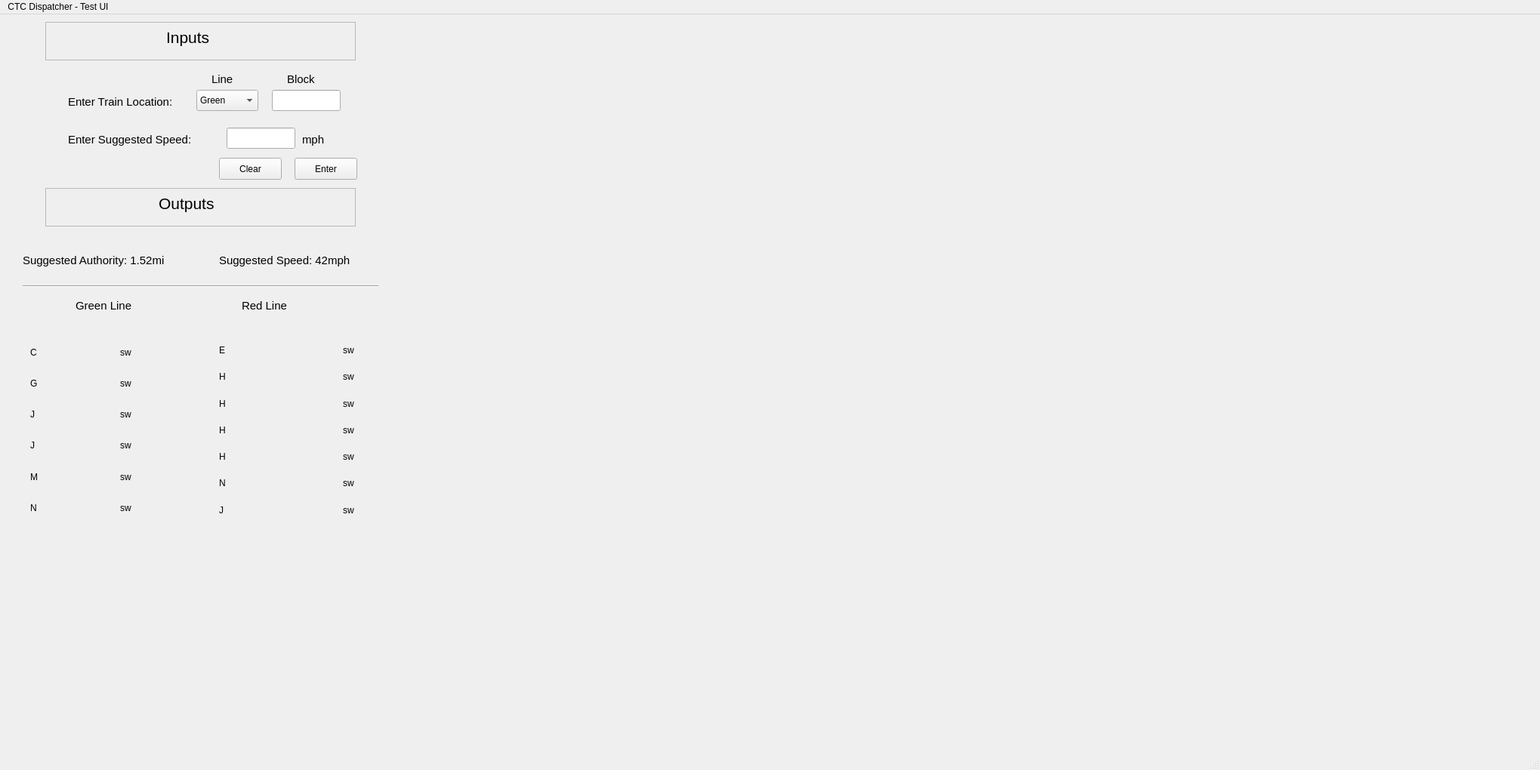
<?xml version="1.0" encoding="UTF-8"?>
<ui version="4.0">
 <class>MainWindow</class>
 <widget class="QMainWindow" name="MainWindow">
  <property name="geometry">
   <rect>
    <x>0</x>
    <y>0</y>
    <width>2039</width>
    <height>1020</height>
   </rect>
  </property>
  <property name="windowTitle">
   <string>MainWindow</string>
  </property>
  <property name="autoFillBackground">
   <bool>true</bool>
  </property>
  <widget class="QWidget" name="centralwidget">
   <widget class="QLabel" name="InputLocation">
    <property name="geometry">
     <rect>
      <x>90</x>
      <y>100</y>
      <width>161</width>
      <height>31</height>
     </rect>
    </property>
    <property name="font">
     <font>
      <pointsize>11</pointsize>
     </font>
    </property>
    <property name="text">
     <string>Enter Train Location:</string>
    </property>
   </widget>
   <widget class="QLineEdit" name="EnterLocation">
    <property name="geometry">
     <rect>
      <x>360</x>
      <y>100</y>
      <width>91</width>
      <height>28</height>
     </rect>
    </property>
   </widget>
   <widget class="QLineEdit" name="EnterSpeed">
    <property name="geometry">
     <rect>
      <x>300</x>
      <y>150</y>
      <width>91</width>
      <height>28</height>
     </rect>
    </property>
    <property name="text">
     <string/>
    </property>
   </widget>
   <widget class="QLabel" name="InputSpeed">
    <property name="geometry">
     <rect>
      <x>90</x>
      <y>150</y>
      <width>201</width>
      <height>31</height>
     </rect>
    </property>
    <property name="font">
     <font>
      <pointsize>11</pointsize>
     </font>
    </property>
    <property name="text">
     <string>Enter Suggested Speed:</string>
    </property>
   </widget>
   <widget class="QLabel" name="mph">
    <property name="geometry">
     <rect>
      <x>400</x>
      <y>150</y>
      <width>51</width>
      <height>31</height>
     </rect>
    </property>
    <property name="font">
     <font>
      <pointsize>11</pointsize>
     </font>
    </property>
    <property name="text">
     <string>mph</string>
    </property>
   </widget>
   <widget class="QFrame" name="InputsBox">
    <property name="geometry">
     <rect>
      <x>60</x>
      <y>10</y>
      <width>411</width>
      <height>51</height>
     </rect>
    </property>
    <property name="autoFillBackground">
     <bool>true</bool>
    </property>
    <property name="frameShape">
     <enum>QFrame::StyledPanel</enum>
    </property>
    <property name="frameShadow">
     <enum>QFrame::Raised</enum>
    </property>
    <widget class="QLabel" name="Inputs">
     <property name="geometry">
      <rect>
       <x>160</x>
       <y>0</y>
       <width>81</width>
       <height>41</height>
      </rect>
     </property>
     <property name="font">
      <font>
       <pointsize>16</pointsize>
      </font>
     </property>
     <property name="text">
      <string>Inputs</string>
     </property>
    </widget>
   </widget>
   <widget class="QFrame" name="OutputsBox_18">
    <property name="geometry">
     <rect>
      <x>60</x>
      <y>230</y>
      <width>411</width>
      <height>51</height>
     </rect>
    </property>
    <property name="autoFillBackground">
     <bool>true</bool>
    </property>
    <property name="frameShape">
     <enum>QFrame::StyledPanel</enum>
    </property>
    <property name="frameShadow">
     <enum>QFrame::Raised</enum>
    </property>
    <widget class="QLabel" name="Outputs_2">
     <property name="geometry">
      <rect>
       <x>150</x>
       <y>0</y>
       <width>101</width>
       <height>41</height>
      </rect>
     </property>
     <property name="font">
      <font>
       <pointsize>16</pointsize>
      </font>
     </property>
     <property name="text">
      <string>Outputs</string>
     </property>
    </widget>
   </widget>
   <widget class="QLabel" name="SuggAuth_2">
    <property name="geometry">
     <rect>
      <x>30</x>
      <y>310</y>
      <width>241</width>
      <height>31</height>
     </rect>
    </property>
    <property name="font">
     <font>
      <pointsize>11</pointsize>
     </font>
    </property>
    <property name="text">
     <string>Suggested Authority: 1.52mi</string>
    </property>
   </widget>
   <widget class="QLabel" name="SuggSpeed_2">
    <property name="geometry">
     <rect>
      <x>290</x>
      <y>310</y>
      <width>221</width>
      <height>31</height>
     </rect>
    </property>
    <property name="font">
     <font>
      <pointsize>11</pointsize>
     </font>
    </property>
    <property name="text">
     <string>Suggested Speed: 42mph</string>
    </property>
   </widget>
   <widget class="Line" name="line_3">
    <property name="geometry">
     <rect>
      <x>30</x>
      <y>350</y>
      <width>471</width>
      <height>21</height>
     </rect>
    </property>
    <property name="orientation">
     <enum>Qt::Horizontal</enum>
    </property>
   </widget>
   <widget class="QLabel" name="GreenLine_2">
    <property name="geometry">
     <rect>
      <x>100</x>
      <y>370</y>
      <width>91</width>
      <height>31</height>
     </rect>
    </property>
    <property name="font">
     <font>
      <pointsize>11</pointsize>
     </font>
    </property>
    <property name="text">
     <string>Green Line</string>
    </property>
   </widget>
   <widget class="QLabel" name="RedLine_2">
    <property name="geometry">
     <rect>
      <x>320</x>
      <y>370</y>
      <width>81</width>
      <height>31</height>
     </rect>
    </property>
    <property name="font">
     <font>
      <pointsize>11</pointsize>
     </font>
    </property>
    <property name="text">
     <string>Red Line</string>
    </property>
   </widget>
   <widget class="QWidget" name="gridLayoutWidget">
    <property name="geometry">
     <rect>
      <x>40</x>
      <y>430</y>
      <width>231</width>
      <height>241</height>
     </rect>
    </property>
    <layout class="QGridLayout" name="gridLayout">
     <item row="3" column="0">
      <widget class="QLabel" name="label_4">
       <property name="text">
        <string>J</string>
       </property>
      </widget>
     </item>
     <item row="2" column="1">
      <widget class="QLabel" name="label_7">
       <property name="text">
        <string>sw</string>
       </property>
      </widget>
     </item>
     <item row="5" column="0">
      <widget class="QLabel" name="label_3">
       <property name="text">
        <string>N</string>
       </property>
      </widget>
     </item>
     <item row="4" column="0">
      <widget class="QLabel" name="label_2">
       <property name="text">
        <string>M</string>
       </property>
      </widget>
     </item>
     <item row="2" column="0">
      <widget class="QLabel" name="label_5">
       <property name="text">
        <string>J</string>
       </property>
      </widget>
     </item>
     <item row="0" column="0">
      <widget class="QLabel" name="label">
       <property name="text">
        <string>C</string>
       </property>
      </widget>
     </item>
     <item row="1" column="0">
      <widget class="QLabel" name="label_6">
       <property name="text">
        <string>G</string>
       </property>
      </widget>
     </item>
     <item row="0" column="1">
      <widget class="QLabel" name="label_14">
       <property name="text">
        <string>sw</string>
       </property>
      </widget>
     </item>
     <item row="1" column="1">
      <widget class="QLabel" name="label_18">
       <property name="text">
        <string>sw</string>
       </property>
      </widget>
     </item>
     <item row="3" column="1">
      <widget class="QLabel" name="label_15">
       <property name="text">
        <string>sw</string>
       </property>
      </widget>
     </item>
     <item row="4" column="1">
      <widget class="QLabel" name="label_16">
       <property name="text">
        <string>sw</string>
       </property>
      </widget>
     </item>
     <item row="5" column="1">
      <widget class="QLabel" name="label_17">
       <property name="text">
        <string>sw</string>
       </property>
      </widget>
     </item>
    </layout>
   </widget>
   <widget class="QWidget" name="gridLayoutWidget_2">
    <property name="geometry">
     <rect>
      <x>290</x>
      <y>430</y>
      <width>321</width>
      <height>241</height>
     </rect>
    </property>
    <layout class="QGridLayout" name="gridLayout_2">
     <item row="3" column="0">
      <widget class="QLabel" name="label_10">
       <property name="text">
        <string>H</string>
       </property>
      </widget>
     </item>
     <item row="4" column="1">
      <widget class="QLabel" name="label_29">
       <property name="text">
        <string>sw</string>
       </property>
      </widget>
     </item>
     <item row="0" column="0">
      <widget class="QLabel" name="label_13">
       <property name="text">
        <string>E</string>
       </property>
      </widget>
     </item>
     <item row="2" column="0">
      <widget class="QLabel" name="label_9">
       <property name="text">
        <string>H</string>
       </property>
      </widget>
     </item>
     <item row="1" column="1">
      <widget class="QLabel" name="label_27">
       <property name="text">
        <string>sw</string>
       </property>
      </widget>
     </item>
     <item row="0" column="1">
      <widget class="QLabel" name="label_26">
       <property name="text">
        <string>sw</string>
       </property>
      </widget>
     </item>
     <item row="3" column="1">
      <widget class="QLabel" name="label_28">
       <property name="text">
        <string>sw</string>
       </property>
      </widget>
     </item>
     <item row="4" column="0">
      <widget class="QLabel" name="label_11">
       <property name="text">
        <string>H</string>
       </property>
      </widget>
     </item>
     <item row="5" column="0">
      <widget class="QLabel" name="label_21">
       <property name="text">
        <string>N</string>
       </property>
      </widget>
     </item>
     <item row="1" column="0">
      <widget class="QLabel" name="label_8">
       <property name="text">
        <string>H</string>
       </property>
      </widget>
     </item>
     <item row="5" column="1">
      <widget class="QLabel" name="label_30">
       <property name="text">
        <string>sw</string>
       </property>
      </widget>
     </item>
     <item row="2" column="1">
      <widget class="QLabel" name="label_20">
       <property name="text">
        <string>sw</string>
       </property>
      </widget>
     </item>
     <item row="6" column="0">
      <widget class="QLabel" name="label_12">
       <property name="text">
        <string>J</string>
       </property>
      </widget>
     </item>
     <item row="6" column="1">
      <widget class="QLabel" name="label_31">
       <property name="text">
        <string>sw</string>
       </property>
      </widget>
     </item>
    </layout>
   </widget>
   <widget class="QComboBox" name="comboBox">
    <property name="geometry">
     <rect>
      <x>260</x>
      <y>100</y>
      <width>82</width>
      <height>28</height>
     </rect>
    </property>
    <item>
     <property name="text">
      <string>Green</string>
     </property>
    </item>
    <item>
     <property name="text">
      <string>Red</string>
     </property>
    </item>
   </widget>
   <widget class="QLabel" name="InputLocation_2">
    <property name="geometry">
     <rect>
      <x>280</x>
      <y>70</y>
      <width>41</width>
      <height>31</height>
     </rect>
    </property>
    <property name="font">
     <font>
      <pointsize>11</pointsize>
     </font>
    </property>
    <property name="text">
     <string>Line</string>
    </property>
   </widget>
   <widget class="QLabel" name="InputLocation_3">
    <property name="geometry">
     <rect>
      <x>380</x>
      <y>70</y>
      <width>51</width>
      <height>31</height>
     </rect>
    </property>
    <property name="font">
     <font>
      <pointsize>11</pointsize>
     </font>
    </property>
    <property name="text">
     <string>Block</string>
    </property>
   </widget>
   <widget class="QPushButton" name="pushButton">
    <property name="geometry">
     <rect>
      <x>390</x>
      <y>190</y>
      <width>83</width>
      <height>29</height>
     </rect>
    </property>
    <property name="text">
     <string>Enter</string>
    </property>
   </widget>
   <widget class="QPushButton" name="pushButton_2">
    <property name="geometry">
     <rect>
      <x>290</x>
      <y>190</y>
      <width>83</width>
      <height>29</height>
     </rect>
    </property>
    <property name="text">
     <string>Clear</string>
    </property>
   </widget>
  </widget>
  <widget class="QMenuBar" name="menubar">
   <property name="geometry">
    <rect>
     <x>0</x>
     <y>0</y>
     <width>2039</width>
     <height>25</height>
    </rect>
   </property>
   <widget class="QMenu" name="menuCTC_Dispatcher_Test_UI">
    <property name="title">
     <string>CTC Dispatcher - Test UI</string>
    </property>
   </widget>
   <addaction name="menuCTC_Dispatcher_Test_UI"/>
  </widget>
  <widget class="QStatusBar" name="statusbar"/>
 </widget>
 <resources/>
 <connections/>
</ui>
